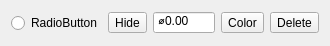
<?xml version="1.0" encoding="UTF-8"?>
<ui version="4.0">
 <class>PathSettingsWidget</class>
 <widget class="QWidget" name="PathSettingsWidget">
  <property name="geometry">
   <rect>
    <x>0</x>
    <y>0</y>
    <width>330</width>
    <height>46</height>
   </rect>
  </property>
  <property name="windowTitle">
   <string>Form</string>
  </property>
  <layout class="QHBoxLayout" name="horizontalLayout">
   <item>
    <widget class="QRadioButton" name="radioButtonScrew">
     <property name="text">
      <string>RadioButton</string>
     </property>
    </widget>
   </item>
   <item>
    <widget class="QToolButton" name="toolButtonHide">
     <property name="text">
      <string>Hide</string>
     </property>
     <property name="checkable">
      <bool>true</bool>
     </property>
    </widget>
   </item>
   <item>
    <widget class="QDoubleSpinBox" name="doubleSpinBoxDiameter">
     <property name="readOnly">
      <bool>true</bool>
     </property>
     <property name="buttonSymbols">
      <enum>QAbstractSpinBox::NoButtons</enum>
     </property>
     <property name="prefix">
      <string>⌀</string>
     </property>
    </widget>
   </item>
   <item>
    <widget class="QToolButton" name="toolButton_2">
     <property name="text">
      <string>Color</string>
     </property>
    </widget>
   </item>
   <item>
    <widget class="QToolButton" name="toolButtonDelete">
     <property name="text">
      <string>Delete</string>
     </property>
    </widget>
   </item>
  </layout>
 </widget>
 <resources/>
 <connections/>
</ui>
